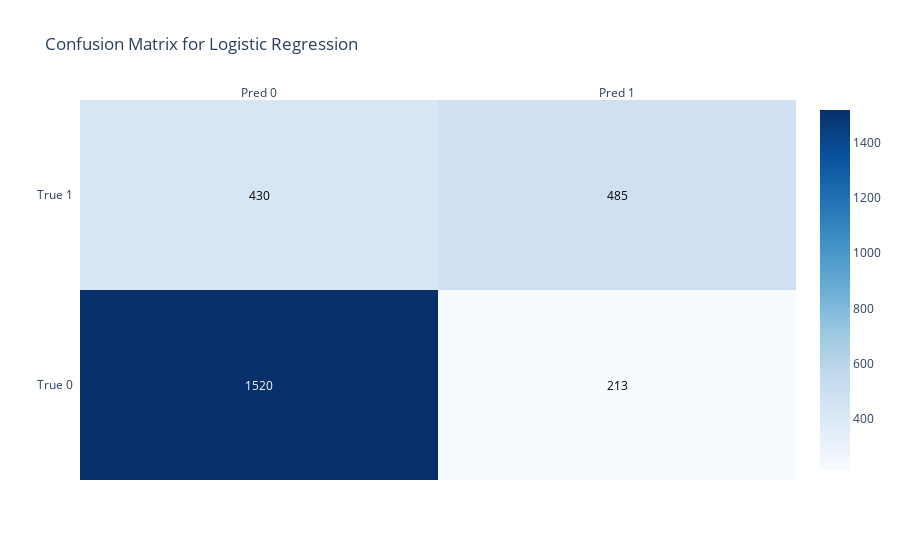
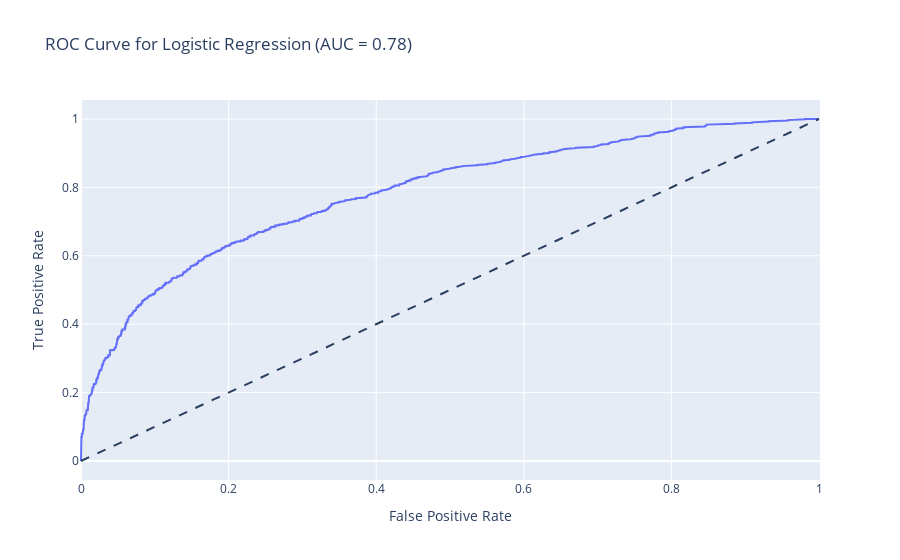

Notebook cell for these charts, in order:
### Markdown cell above
## Machine Learning Models
### Logistic Regression

### Code cell
from sklearn.model_selection import GridSearchCV

logistic = LogisticRegression(random_state=42)

# Define hyperparameters to tune
parameters = {
    "C": [0.1, 1, 10, 100],
}

# Perform grid search with cross-validation
grid_search = GridSearchCV(logistic, param_grid=parameters, cv=5, n_jobs=-1)
grid_search.fit(X_train, y_train)

# Evaluate the model
evaluate_model(
    grid_search.best_estimator_,
    X_test,
    y_test,
    "Logistic Regression",
    evaluation_dict_subtask_a,
)

# Print the best parameters and score
print("Best Parameters:", grid_search.best_params_)
print("Best Score:", grid_search.best_score_)

### Figure 1 — Plotly figure (JSON) as saved in the notebook; plotly's stock layout.template omitted (floating-point values rounded to 4 significant figures)
{"data": [{"colorscale": [[0, "rgb(247,251,255)"], [0.125, "rgb(222,235,247)"], [0.25, "rgb(198,219,239)"], [0.375, "rgb(158,202,225)"], [0.5, "rgb(107,174,214)"], [0.625, "rgb(66,146,198)"], [0.75, "rgb(33,113,181)"], [0.875, "rgb(8,81,156)"], [1, "rgb(8,48,107)"]], "reversescale": false, "showscale": true, "type": "heatmap", "x": ["Pred 0", "Pred 1"], "y": ["True 0", "True 1"], "z": [[1520, 213], [430, 485]]}], "layout": {"annotations": [{"font": {"color": "#FFFFFF"}, "showarrow": false, "text": "1520", "x": "Pred 0", "xref": "x", "y": "True 0", "yref": "y"}, {"font": {"color": "#000000"}, "showarrow": false, "text": "213", "x": "Pred 1", "xref": "x", "y": "True 0", "yref": "y"}, {"font": {"color": "#000000"}, "showarrow": false, "text": "430", "x": "Pred 0", "xref": "x", "y": "True 1", "yref": "y"}, {"font": {"color": "#000000"}, "showarrow": false, "text": "485", "x": "Pred 1", "xref": "x", "y": "True 1", "yref": "y"}], "title": {"text": "Confusion Matrix for Logistic Regression"}, "xaxis": {"dtick": 1, "gridcolor": "rgb(0, 0, 0)", "side": "top", "ticks": ""}, "yaxis": {"dtick": 1, "ticks": "", "ticksuffix": "  "}}}

### Figure 2 — Plotly figure (JSON) as saved in the notebook; plotly's stock layout.template omitted (floating-point values rounded to 4 significant figures; data arrays with more than 128 entries replaced by an {"elided": "..."} marker saying what was removed)
{"data": [{"mode": "lines", "name": "ROC Curve (area = 0.78)", "type": "scatter", "x": {"elided": "945 float values"}, "y": {"elided": "945 float values"}}], "layout": {"shapes": [{"line": {"dash": "dash"}, "type": "line", "x0": 0, "x1": 1, "y0": 0, "y1": 1}], "title": {"text": "ROC Curve for Logistic Regression (AUC = 0.78)"}, "xaxis": {"title": {"text": "False Positive Rate"}}, "yaxis": {"title": {"text": "True Positive Rate"}}}}
